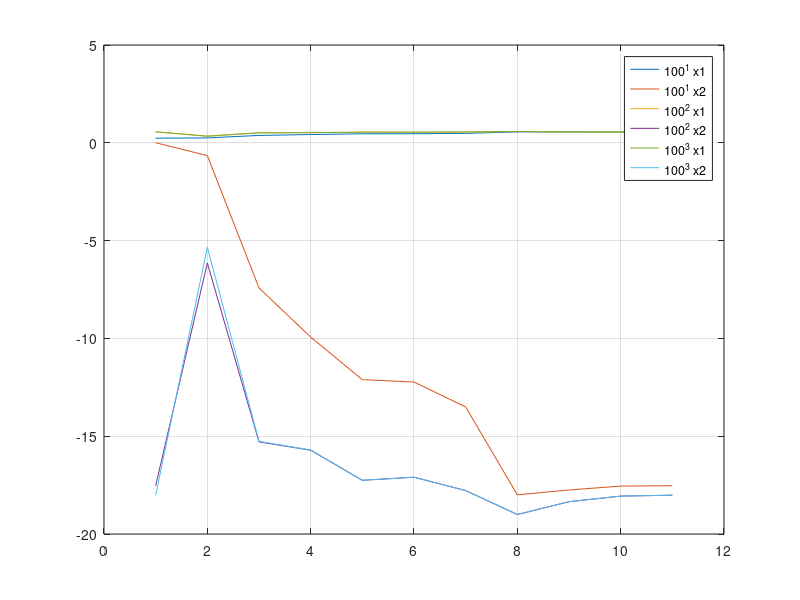

The MATLAB script that drew this image:
function rlse()
clc
clear
xo=[2 1]';%The true value of unknown coefficient vector

temperature_celsius = [13, 14, 17, 18, 19, 15, 13, 31, 32, 29, 27];
temperature_farenheit = [55, 58, 63, 65, 66, 59, 56, 87, 90, 85, 81];

fprintf('\n\n\temperature_celsius = %f\n\t\t\t %f\n', length(temperature_celsius));
fprintf('\n\n\temperature_farenheit = %f\n\t\t\t %f\n', length(temperature_farenheit));

% (0.01*k)*x1+x2=b

NA=2; % length(temperature_celsius);
x=zeros(NA,1);

for i=1:3
    P=(100^i)*eye(NA,NA);

    fprintf('\n\n\NA = %f\n\t\t\t %f\n', length(NA));

    %Jei k iki 10, o P=1*..., tai gaunasi blogas tikslumas, jei P=10000*...
    %tikslumas gereja...
    xx=[]
    for k=1:length(temperature_celsius), %padidinus iteraciju skaiciu, pvz. iki 1000 sprendinys arteja prie xo=[2 1]
        A(k,:)=[temperature_farenheit(k) 1];
        b(k,:)=temperature_celsius(k); %A(k,:)*xo+0.2*randn;
        [x,K,P]=rlse_online(A(k,:),b(k,:),x,P);
        xx=[xx x];
    end

    fprintf('\n\n\nx ivertis taikant RLSE = %f\n\t\t\t %f\n',x(1),x(2));

    x1=pinv(A)*b; %x1=A\b;
    fprintf('Palyginimui pinv(A)*b = %f\n\t\t  %f\n',x1);

    plot(xx'); grid;
    hold on;
end

hold off;
legend('100^1 x1', '100^1 x2', '100^2 x1', '100^2 x2', '100^3 x1', '100^3 x2'); 


function[x,K,P]=rlse_online(aT_k1,b_k1,x,P)
K=P*aT_k1'/(aT_k1*P*aT_k1'+1);%Eq.(18) %nuimti ; pavaizduoti K matricos verte, kuri mazejai, kai iteraciju daugeja
x=x+K*(b_k1-aT_k1*x);%Eq.(17)
P=P-K*aT_k1*P;%Eq.(19)